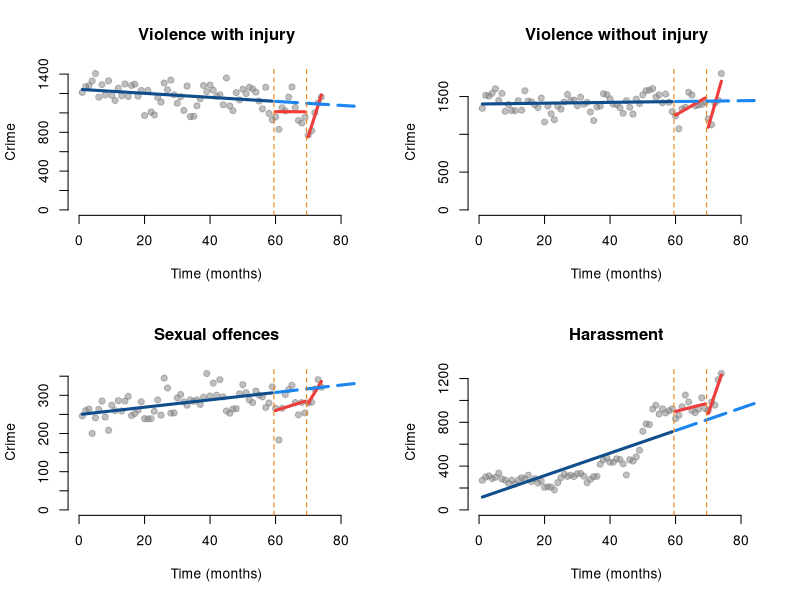
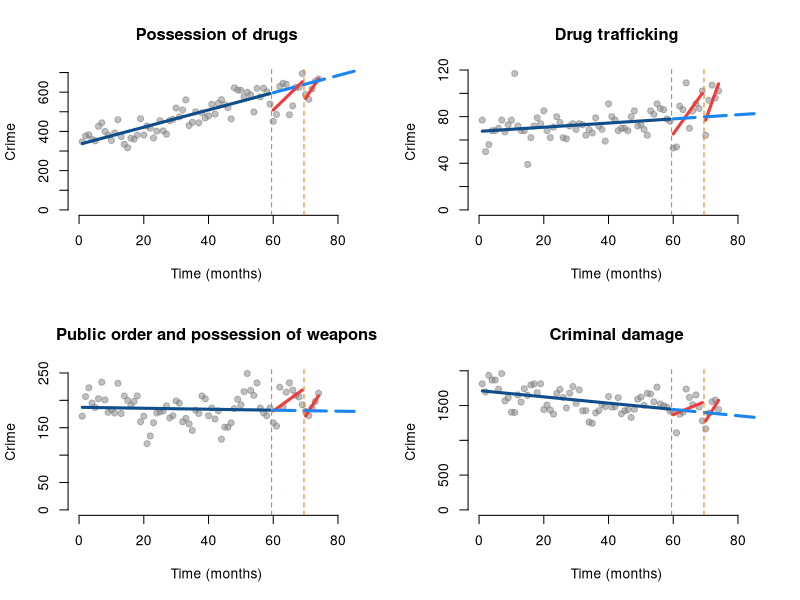
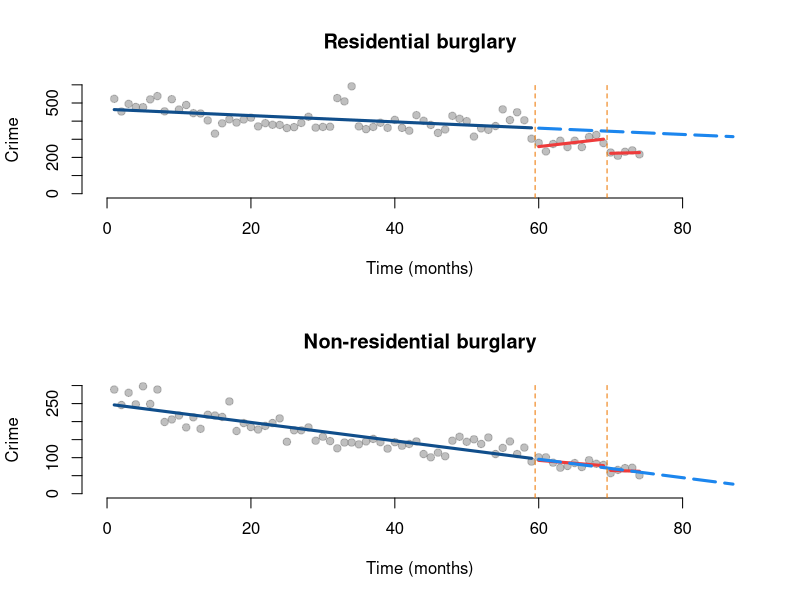
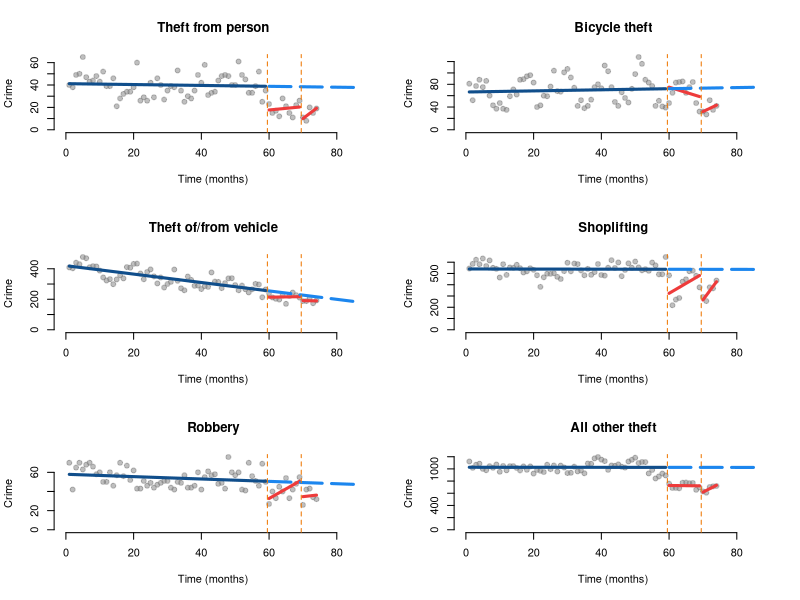
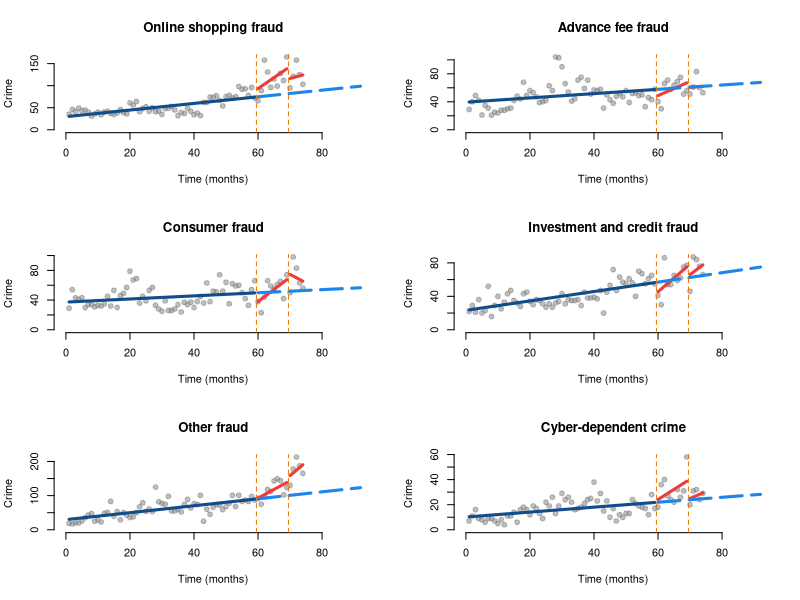

Write the R code that produced these figures, in order.

#######################
#
# Crime and COVID in NI
#
######################

rm(list=ls())

#load packages
library(here)
library(dplyr)

#load data
data <- read.csv(here("data/data_rev.csv"))

#function to obtain model results
modelit <- function(dataset, Y, T, D1, P1, D2, P2){
  
  #estimate temporal model
  ts <- lm(Y ~ T + D1 + P1 + D2 + P2, data = dataset)
  
  #print model results
  summary(ts)
  
}

#function to automate plotting
plotit <- function(dataset, Y, T, D1, P1, D2, P2, title){
  
  #estimate temporal model
  ts <- lm(Y ~ T + D1 + P1 + D2 + P2, data = dataset)
  
  #print model results
  summary(ts)
  
  #predict from the model
  pred1 <- predict(ts, dataset)
  
  #create new dataset where D and P are 0
  datanew <- as.data.frame(cbind(T = rep(1 : length(dataset)), 
                                 D1 = rep(0), 
                                 P1 = rep(0),
                                 D2 = rep(0),
                                 P2 = rep(0)))
  
  #predict counterfactual
  pred2 <- predict(ts, datanew)
  
  #design plot
  plot( Y,
        bty = "n",
        col = gray(0.5, 0.5), pch=19,
        ylim = c(0, max(Y)), xlim=c(0, length(dataset)),
        xlab = "Time (months)", 
        ylab = "Crime",
        main = title)
  
  #draw lines
  lines( rep(1:59), pred1[1:59], col = "dodgerblue4", lwd = 3 )
  lines( rep(60:69), pred1[60:69], col="brown2", lwd = 3 )
  lines( rep(70:length(pred1)), pred1[70:length(pred1)], col="brown2", lwd = 3 )
  lines( rep(60:length(pred2)), pred2[60:length(pred2)], col="dodgerblue2", lwd = 3, lty = 5 ) 
  abline( v=59.5, col="darkorange2", lty=2 )
  abline( v=69.5, col="darkorange2", lty=2 )
  
}

##violence
par(mfrow=c(2,2))

#model and plot violence injury
modelit(data, data$Violence.with.injury..including.homicide...death.serious.injury.by.unlawful.driving.,
        data$T, data$D1, data$P1, data$D2, data$P2)

plot.vio.i <- function(){plotit(data, data$Violence.with.injury..including.homicide...death.serious.injury.by.unlawful.driving.,
                                data$T, data$D1, data$P1, 
                                data$D2, data$P2, "Violence with injury")}
plot.vio.i()

#plot violence no injury
modelit(data, data$Violence.without.injury,
        data$T, data$D1, data$P1, data$D2, data$P2)

plot.vio.ni <- function(){plotit(data, data$Violence.without.injury,
                                 data$T, data$D1, data$P1, data$D2, data$P2, "Violence without injury")}
plot.vio.ni()

#sexual crime
modelit(data, data$Sexual.offences,
        data$T, data$D1, data$P1, data$D2, data$P2)

plot.sex <- function(){plotit(data, data$Sexual.offences,
                              data$T, data$D1, data$P1, data$D2, data$P2, "Sexual offences")}
plot.sex()

#Harassment
modelit(data, data$Harassment,
        data$T, data$D1, data$P1, data$D2, data$P2)

plot.har <- function(){plotit(data, data$Harassment,
                              data$T, data$D1, data$P1, data$D2, data$P2, "Harassment")}
plot.har()

##drugs, damage and public order
data <- data %>%
  mutate(order.weapons = Public.order.offences + Possession.of.weapons.offences)
par(mfrow=c(2,2))

#model and plot possession of drugs
modelit(data, data$Possession.of.drugs,
        data$T, data$D1, data$P1, data$D2, data$P2)

plot.drug.po <- function(){plotit(data, data$Possession.of.drugs,
                                  data$T, data$D1, data$P1, data$D2, data$P2, "Possession of drugs")}
plot.drug.po()

#model and plot drug trafficking
modelit(data, data$Trafficking.of.drugs,
        data$T, data$D1, data$P1, data$D2, data$P2)

plot.drug.tr <- function(){plotit(data, data$Trafficking.of.drugs,
                                  data$T, data$D1, data$P1, data$D2, data$P2, "Drug trafficking")}
plot.drug.tr()

#model and plot public order
modelit(data, data$order.weapons,
        data$T, data$D1, data$P1, data$D2, data$P2)

plot.order <- function(){plotit(data, data$order.weapons,
                                data$T, data$D1, data$P1, data$D2, data$P2, "Public order and possession of weapons")}
plot.order()

#model and plot criminal damage
modelit(data, data$Criminal.damage,
        data$T, data$D1, data$P1, data$D2, data$P2)

plot.damage <- function(){plotit(data, data$Criminal.damage,
                                 data$T, data$D1, data$P1, data$D2, data$P2, "Criminal damage")}
plot.damage()

##burglary
data <- data %>%
  mutate(domestic.burg = Theft...burglary.residential + Theft...domestic.burglary,
         nondomestic.burg = Theft...burglary.business...community + Theft...non.domestic.burglary)
par(mfrow=c(2,1))

#model and plot domestic burglary
modelit(data, data$domestic.burg,
        data$T, data$D1, data$P1, data$D2, data$P2)

plot.burgl.dom <- function(){plotit(data, data$domestic.burg,
                                    data$T, data$D1, data$P1, data$D2, data$P2, "Residential burglary")}
plot.burgl.dom()

#model and plot non-domestic burglary
modelit(data, data$nondomestic.burg,
        data$T, data$D1, data$P1, data$D2, data$P2)

plot.burgl.nondom <- function(){plotit(data, data$nondomestic.burg,
                                       data$T, data$D1, data$P1, data$D2, data$P2, "Non-residential burglary")}
plot.burgl.nondom()

##theft and robbery
par(mfrow=c(3,2))

#model and plot theft from the person
modelit(data, data$Theft.from.the.person,
        data$T, data$D1, data$P1, data$D2, data$P2)

plot.theft.p <- function(){plotit(data, data$Theft.from.the.person,
                                  data$T, data$D1, data$P1, data$D2, data$P2, "Theft from person")}
plot.theft.p()

#model and plot bicycle theft
modelit(data, data$Bicycle.theft,
        data$T, data$D1, data$P1, data$D2, data$P2)

plot.theft.b <- function(){plotit(data, data$Bicycle.theft,
                                  data$T, data$D1, data$P1, data$D2, data$P2, "Bicycle theft")}
plot.theft.b()

#model and plot theft of/from vehicle
modelit(data, data$Theft...vehicle.offences,
        data$T, data$D1, data$P1, data$D2, data$P2)

plot.theft.v <- function(){plotit(data, data$Theft...vehicle.offences,
                                  data$T, data$D1, data$P1, data$D2, data$P2, "Theft of/from vehicle")}
plot.theft.v()

#model and plot shoplifting
modelit(data, data$Theft...shoplifting,
        data$T, data$D1, data$P1, data$D2, data$P2)

plot.shoplift <- function(){plotit(data, data$Theft...shoplifting,
                                   data$T, data$D1, data$P1, data$D2, data$P2, "Shoplifting")}
plot.shoplift()

#model and plot robbery
modelit(data, data$Robbery,
        data$T, data$D1, data$P1, data$D2, data$P2)

plot.robbery <- function(){plotit(data, data$Robbery,
                                  data$T, data$D1, data$P1, data$D2, data$P2, "Robbery")}
plot.robbery()

#model and plot all other theft
modelit(data, data$All.other.theft.offences,
        data$T, data$D1, data$P1, data$D2, data$P2)

plot.theft.o <- function(){plotit(data, data$All.other.theft.offences,
                                  data$T, data$D1, data$P1, data$D2, data$P2, "All other theft")}
plot.theft.o()

##fraud and cyber
data <- data %>%
  mutate_all(~replace(., is.na(.), 0)) %>%
  mutate(other.fraud = False.Accounting + Bankruptcy.and.Insolvency + 
           Department.of.Works.and.Pensions..DWP..Fraud + Fraudulent.Applications.for.Grants.from.Government.Funded.Organisations +
           HM.Revenue...Customs.Fraud..HMRC. + Pension.Fraud.by.Pensioner..or.their.estates. +
           Pension.Fraud.committed.on.Pensions + Pension.Liberation.Fraud +
           Other.Regulatory.Fraud + Fraud.by.Failing.to.Disclose.Information +
           Fraud.by.Abuse.of.Position.of.Trust +
           Dishonestly.retaining.a.wrongful.credit +
           Insurance.Related.Fraud + Insurance.Broker.Fraud +
           Telecom.Industry.Fraud..Misuse.of.Contracts. +
           Corporate.Employee.Fraud + Business.Trading.Fraud + 
           DVLA.Driving.Licence.Application.Fraud + None.of.the.Above,
         advance.fee.fraud = X.419..Advance.Fee.Fraud + Lottery.Scams + Fraud.Recovery +
           Inheritance.Fraud + Rental.Fraud + Other.Advance.Fee.Frauds + Lender.Loan.Fraud +
           Dating.Scam,
         Online.Shopping.and.Auctions = Online.Shopping.and.Auctions,
         consumer.fraud.exc.on.shop = Consumer.Phone.Fraud + Door.to.Door.Sales.and.Bogus.Tradesmen +
           Other.Consumer.Non.Investment.Fraud + Computer.Software.Service.Fraud,
         cyberdependent = Denial.of.Service.Attack + Denial.of.Service.Attack..Extortion +
           Hacking...Server + Hacking...Personal + Hacking...Social.Media.and.Email +
           Hacking...PBX...Dial.Through + Hacking.Extortion,
         investment.banking.credit.fraud = Cheque..Plastic.Card.and.Online.Bank.Accounts..not.PSP. +
           Application..Fraud..excluding.Mortgages. + Mortgage.Related.Fraud +
           Mandate.Fraud + Counterfeit.Cashiers.Cheques +
           Share.sales.or.Boiler.Room.Fraud + Pyramid.or.Ponzi.Schemes +
           Prime.Bank.Guarantees + Time.Shares.and.Holiday.Club.Fraud +
           Other.Financial.Investment
  )
par(mfrow=c(3,2))

#model and plot online shopping fraud
modelit(data, data$Online.Shopping.and.Auctions,
        data$T, data$D1, data$P1, data$D2, data$P2)

plot.online.shop <- function(){plotit(data, data$Online.Shopping.and.Auctions,
                                      data$T, data$D1, data$P1, data$D2, data$P2, "Online shopping fraud")}
plot.online.shop()

#model and plot advance fee fraud
modelit(data, data$advance.fee.fraud,
        data$T, data$D1, data$P1, data$D2, data$P2)

plot.advance.fee <- function(){plotit(data, data$advance.fee.fraud,
                                      data$T, data$D1, data$P1, data$D2, data$P2, "Advance fee fraud")}
plot.advance.fee()

#model and plot consumer fraud
modelit(data, data$consumer.fraud.exc.on.shop,
        data$T, data$D1, data$P1, data$D2, data$P2)

plot.consumer.fraud <- function(){plotit(data, data$consumer.fraud.exc.on.shop,
                                         data$T, data$D1, data$P1, data$D2, data$P2, "Consumer fraud")}
plot.consumer.fraud()

#model and plot investment and credit fraud
modelit(data, data$investment.banking.credit.fraud,
        data$T, data$D1, data$P1, data$D2, data$P2)

plot.invest.fraud <- function(){plotit(data, data$investment.banking.credit.fraud,
                                       data$T, data$D1, data$P1, data$D2, data$P2, "Investment and credit fraud")}
plot.invest.fraud()

#model and plot other fraud
modelit(data, data$other.fraud,
        data$T, data$D1, data$P1, data$D2, data$P2)

plot.other.fraud <- function(){plotit(data, data$other.fraud,
                                      data$T, data$D1, data$P1, data$D2, data$P2, "Other fraud")}
plot.other.fraud()

#model and plot cyber-dependent crime
modelit(data, data$cyberdependent,
        data$T, data$D1, data$P1, data$D2, data$P2)

plot.cyber <- function(){plotit(data, data$cyberdependent,
                                data$T, data$D1, data$P1, data$D2, data$P2, "Cyber-dependent crime")}
plot.cyber()
